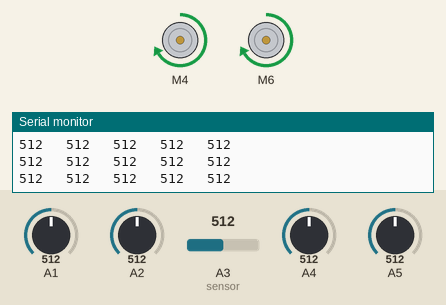
The sketch below on a simulated Arduino Uno, built with avr-gcc and run on an emulated ATmega328P. Shown: 2 × DC motor (green arrow = forward, orange = backward, longer = faster), the last lines printed to the serial monitor. Inputs (shaded band) come from the test bench; at power-on: A2 = 512, A3 (sensor) = 512, A4 = 512, A1 = 512, A5 = 512.

Above: at 1.2 s.
1.3 s: A2 set to 108
At 2.6 s:
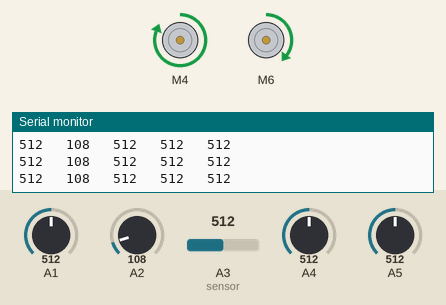
4.3 s: A2 set to 92
7.3 s: A3 (sensor) set to 716
10.3 s: A4 set to 992
13.3 s: A2 set to 716
At 15.4 s:
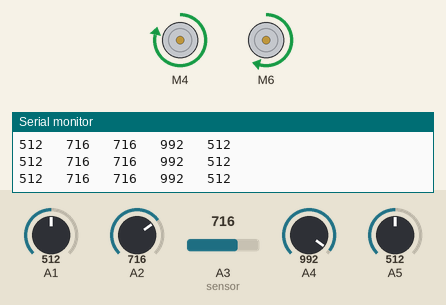
16.3 s: A4 set to 110
At 17.9 s:
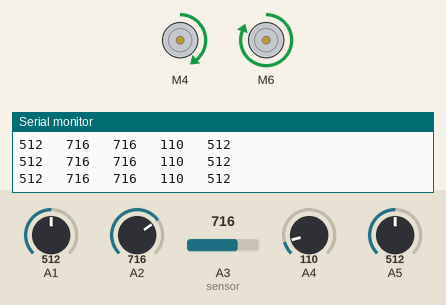
19.3 s: A4 set to 89
Timing chart, 0 to 23.3 s (numbered marks = the images above; inputs shaded):
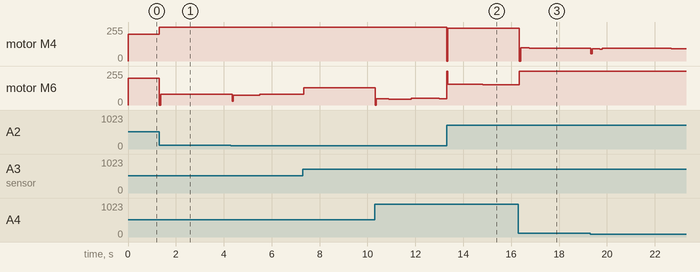

The sketch:

LF2_Line_follower.ino
```cpp
/*
 Sample Line Following Code for the Robojunkies LF-2 robot
*/

#include <SparkFun_TB6612.h>

#define AIN1 4
#define BIN1 6
#define AIN2 3
#define BIN2 7
#define PWMA 9
#define PWMB 10
#define STBY 5

// these constants are used to allow you to make your motor configuration
// line up with function names like forward.  Value can be 1 or -1
const int offsetA = 1;
const int offsetB = 1;

// Initializing motors.  The library will allow you to initialize as many
// motors as you have memory for.  If you are using functions like forward
// that take 2 motors as arguements you can either write new functions or
// call the function more than once.

Motor motor1 = Motor(AIN1, AIN2, PWMA, offsetA, STBY);
Motor motor2 = Motor(BIN1, BIN2, PWMB, offsetB, STBY);

int P, D, I, previousError, PIDvalue, error;
int lsp, rsp;
int lfspeed = 200;

float Kp = 0.0006;  // Adjust Kp value as needed
float Kd = 10 * Kp;
float Ki = 0.0001;  // Adjust Ki value as needed

int minValues[6], maxValues[6], threshold[6];

void setup()
{
  Serial.begin(9600);
  pinMode(11, INPUT_PULLUP);
  pinMode(12, INPUT_PULLUP);
}


void loop()
{
  // while (digitalRead(11)) {}
  // delay(1000);
  // calibrate();
  // while (digitalRead(12)) {}
  // delay(1000);

  while (1)
  {
    if (analogRead(A1) > threshold[1] && analogRead(A5) < threshold[5] )
    {
      lsp = 0; rsp = lfspeed;
      motor1.drive(0);
      motor2.drive(lfspeed);
    }

    else if (analogRead(A5) > threshold[5] && analogRead(A1) < threshold[1])
    { lsp = lfspeed; rsp = 0;
      motor1.drive(lfspeed);
      motor2.drive(0);
    }
    else if (analogRead(A3) > threshold[3])
    {
      Kp = 0.0006 * (1000 - analogRead(A3));  // Adjust Kp based on sensor readings
      Kd = 10 * Kp;
      // Ki = 0.0001;  // Uncomment and adjust Ki if needed
      linefollow();
    }
    else
    {
      // All sensors detect black, stop the robot
      motor1.drive(0);
      motor2.drive(0);
    }
  }
}

void linefollow()
{
  int error = (analogRead(A2) - analogRead(A4));

  P = error;
  I = I + error;
  D = error - previousError;

  PIDvalue = (Kp * P) + (Ki * I) + (Kd * D);
  previousError = error;

  lsp = lfspeed - PIDvalue;
  rsp = lfspeed + PIDvalue;

  if (lsp > 255) {
    lsp = 255;
  }
  if (lsp < 0) {
    lsp = 0;
  }
  if (rsp > 255) {
    rsp = 255;
  }
  if (rsp < 0) {
    rsp = 0;
  }
  motor1.drive(lsp);
  motor2.drive(rsp);

  int sensorValue1 = analogRead(A1);
  int sensorValue2 = analogRead(A2);
  int sensorValue3 = analogRead(A3);
  int sensorValue4 = analogRead(A4);
  int sensorValue5 = analogRead(A5);

  // print out the value you read:

  Serial.print(sensorValue1);
  Serial.print("   ");
  Serial.print(sensorValue2);
  Serial.print("   ");
  Serial.print(sensorValue3);
  Serial.print("   ");
  Serial.print(sensorValue4);
  Serial.print("   ");
  Serial.print(sensorValue5);
  Serial.println(" ");
  delay(50);
}

void calibrate()
{
  for ( int i = 1; i < 6; i++)
  {
    minValues[i] = analogRead(i);
    maxValues[i] = analogRead(i);
  }

  for (int i = 0; i < 3000; i++)
  {
    motor1.drive(50);
    motor2.drive(-50);

    for ( int i = 1; i < 6; i++)
    {
      if (analogRead(i) < minValues[i])
      {
        minValues[i] = analogRead(i);
      }
      if (analogRead(i) > maxValues[i])
      {
        maxValues[i] = analogRead(i);
      }
    }
  }

  for ( int i = 1; i < 6; i++)
  {
    threshold[i] = (minValues[i] + maxValues[i]) / 2;
    Serial.print(threshold[i]);
    Serial.print("   ");
  }
  Serial.println();

  motor1.drive(0);
  motor2.drive(0);
}
```

Measured:
- after the input at 1.3 s, motor M4: forward 200/255 → forward 255/255 at once; motor M6: forward 200/255 → forward 82/255 at once, → forward 81/255 0.89 s later, → forward 80/255 1.3 s later
- after the input at 13.3 s, motor M4: forward 255/255 → forward 246/255 at once, → forward 247/255 1.5 s later
